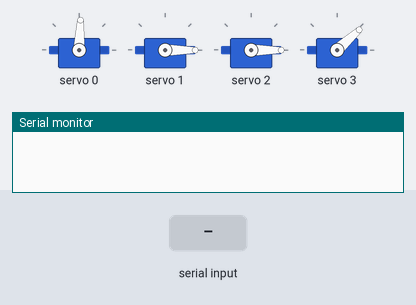
The sketch below on a simulated Arduino Uno, built with avr-gcc and run on an emulated ATmega328P. Parts: 4 × servo, the last lines printed to the serial monitor. The inputs (shaded band) are chosen by the test bench.

Above: at 1.2 s.
1.3 s: "q" received over Serial
At 2.4 s:
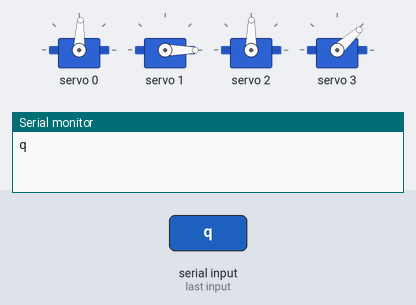
2.8 s: "h" received over Serial
At 3.5 s:
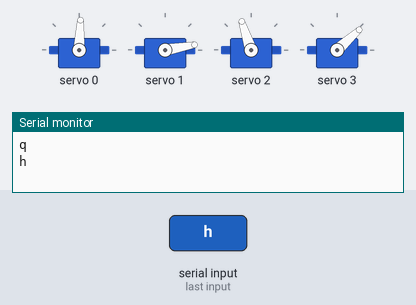
4.3 s: "a" received over Serial
At 4.6 s:
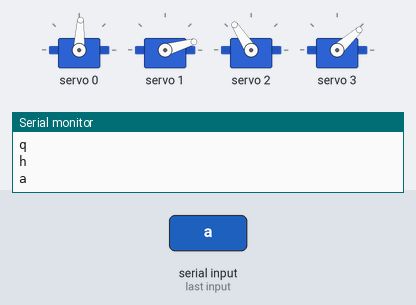
5.8 s: "a" received over Serial
At 7.0 s:
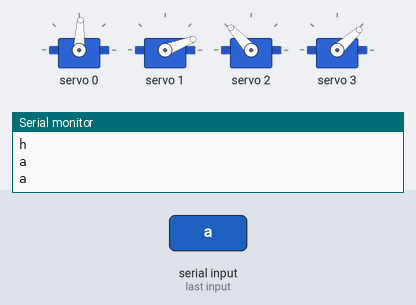
Timing chart, 0 to 8.3 s (numbered marks = the images above; inputs shaded):
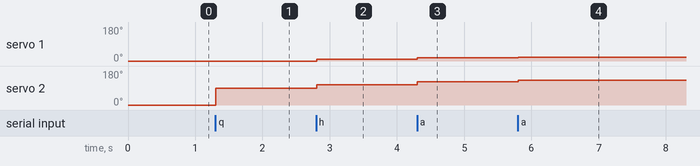

Measured:
- after the input at 1.3 s, servo 2: 0° → 89° at once
- after the input at 2.8 s, servo 1: 0° → 10° at once; servo 2: 89° → 108° at once
- after the input at 4.3 s, servo 1: 10° → 16° at once; servo 2: 108° → 123° at once
- after the input at 5.8 s, servo 1: 16° → 21° at once; servo 2: 123° → 132° at once

The sketch:

inverse_kinematics_skeleton.ino
```cpp
#include <Wire.h>
#include <Adafruit_PWMServoDriver.h>

// called this way, it uses the default address 0x40
Adafruit_PWMServoDriver pwm = Adafruit_PWMServoDriver();

#define SERVO_FREQ 50  // Analog servos run at ~50 Hz updates

// Robotic arm parameters.
// These will need to be modified based on your arm
////// Theta 1 //////
#define J0_min 92   // min pulselength
#define J0_max 500  // max pulselength
#define d0_min -90  // corresponding limit in degrees (min)
#define d0_max 90   // max degrees

////// Theta 2 //////
#define J1_min 108  // min pulselength
#define J1_max 460  // max pulselength
#define d1_min -1   // corresponding limit in degrees (min)
#define d1_max 160  // max degrees

////// Theta 3 //////
#define J2_min 72   // min pulselength
#define J2_max 528  // max pulselength
#define d2_min -93  // corresponding limit in degrees (min)
#define d2_max 93   // max degrees

////// End Effector //////
#define J3_min 176  // pulselength in open position
#define J3_max 312  // pulselength in closed position
#define d3_min 60   // corresponding min distance in mm
#define d3_max 80   // max distance in mm


char incomingByte = 0;  // for incoming serial data

// Reference configuration of the robotic arm
double x = 255;  // mm
double y = 0;    // mm
double z = 110;  //mm

// variables used to calculate the inverse kinematics
double r = 0;

double t1 = 0;
int d1 = 0;

double t2 = 0;
int d2 = 0;

double t3 = 0;
int d3 = 0;

int grip = 200;

int l3Var = 0;

void setup() {
  Serial.begin(115200);

  pwm.begin();
  pwm.setOscillatorFrequency(27000000);
  pwm.setPWMFreq(SERVO_FREQ);  // Analog servos run at ~50 Hz updates

  delay(10);

  // Move the robotic arm to the reference configuration
  pwm.setPWM(0, 0, map(0, d0_min, d0_max, J0_min, J0_max));
  pwm.setPWM(1, 0, J1_min);
  pwm.setPWM(2, 0, J2_min);
  pwm.setPWM(3, 0, grip);
}

void loop() {

  // send data only when you receive data:
  if (Serial.available() > 0) {
    // read the incoming byte:
    incomingByte = Serial.read();

    // say what you got:
    Serial.println(incomingByte);

    switch (incomingByte) {
      case 'q':  // move in x
        x += 5;
        break;
      case 'a':
        x -= 5;
        break;

      case 'w':  // move in y
        y += 5;
        break;
      case 's':
        y -= 5;
        break;

      case 'e':  // move in z
        z += 5;
        break;
      case 'd':
        z -= 5;
        break;

      case 'r':  // open/close the end effector
        grip += 5;
        break;
      case 'f':
        grip -= 5;
        break;

      case 'h':  // move the robot to the reference configuration
        x = 235;
        y = 0;
        z = 110;
        grip = 200;
        break;
    }

    /////////////// Compute the inverse kinematics of the robotic arm ///////////////

    l3Var = map(grip, J3_min, J3_max, d3_min, d3_max);  //variable length of l3 as defined by the status of the end effector

    r = sqrt(pow(x, 2) + pow(y, 2) + pow((z - 110), 2));  //Distance between the end of link 1 and the end effector

    ////// inverse kinematics (joint 1) //////

    t1 = atan2(y, x);         // [radians]
    d1 = t1 * 180 / 3.14159;  // [degrees]
    // map degrees to pulselength and send value to robotic arm
    pwm.setPWM(0, 0, map(d1, d0_min, d0_max, J0_min, J0_max));

    ////// inverse kinematics (joint 2) //////
    t2 = atan2((z - 110), sqrt(pow(x, 2) + pow(y, 2))) + acos((pow((70 + l3Var), 2) - pow(r, 2) - pow(105, 2)) / ((-2) * r * 105));  // [radians]
    d2 = t2 * 180 / 3.14159;                                                                                                         // [degrees]
    // map degrees to pulselength and send value to robotic arm
    pwm.setPWM(1, 0, map(d2, d1_min, d1_max, J1_min, J1_max));

    ////// inverse kinematics (joint 3) //////
    t3 = 3.14159 - acos((-pow((70 + l3Var), 2) + pow(r, 2) - pow(105, 2)) / (-2 * (70 + l3Var) * 104));  // [radians]
    d3 = t3 * 180 / 3.14159;                                                                             // [degrees]
    // map degrees to pulselength and send value to robotic arm
    pwm.setPWM(2, 0, map(d3, d2_min, d2_max, J2_min, J2_max));

    /////// inverse kinematics (joint 3) //////
    // send pulselength value to the end effector
    pwm.setPWM(3, 0, grip);
  }
}
```
